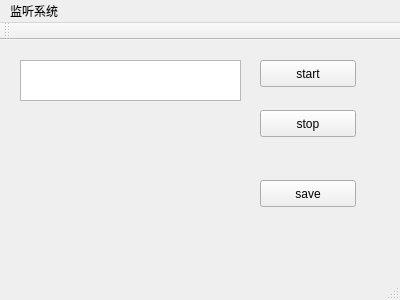
<?xml version="1.0" encoding="UTF-8"?>
<ui version="4.0">
 <class>MainWindow</class>
 <widget class="QMainWindow" name="MainWindow">
  <property name="geometry">
   <rect>
    <x>0</x>
    <y>0</y>
    <width>400</width>
    <height>300</height>
   </rect>
  </property>
  <property name="windowTitle">
   <string>MainWindow</string>
  </property>
  <widget class="QWidget" name="centralWidget">
   <widget class="QPushButton" name="startBtn">
    <property name="geometry">
     <rect>
      <x>260</x>
      <y>20</y>
      <width>96</width>
      <height>27</height>
     </rect>
    </property>
    <property name="text">
     <string>start</string>
    </property>
   </widget>
   <widget class="QPushButton" name="stopBtn">
    <property name="geometry">
     <rect>
      <x>260</x>
      <y>70</y>
      <width>96</width>
      <height>27</height>
     </rect>
    </property>
    <property name="text">
     <string>stop</string>
    </property>
   </widget>
   <widget class="QPushButton" name="saveBtn">
    <property name="geometry">
     <rect>
      <x>260</x>
      <y>140</y>
      <width>96</width>
      <height>27</height>
     </rect>
    </property>
    <property name="text">
     <string>save</string>
    </property>
   </widget>
   <widget class="QTextBrowser" name="textBox">
    <property name="geometry">
     <rect>
      <x>20</x>
      <y>20</y>
      <width>221</width>
      <height>41</height>
     </rect>
    </property>
   </widget>
  </widget>
  <widget class="QMenuBar" name="menuBar">
   <property name="geometry">
    <rect>
     <x>0</x>
     <y>0</y>
     <width>400</width>
     <height>23</height>
    </rect>
   </property>
   <widget class="QMenu" name="menu">
    <property name="title">
     <string>监听系统</string>
    </property>
   </widget>
   <addaction name="menu"/>
  </widget>
  <widget class="QToolBar" name="mainToolBar">
   <attribute name="toolBarArea">
    <enum>TopToolBarArea</enum>
   </attribute>
   <attribute name="toolBarBreak">
    <bool>false</bool>
   </attribute>
  </widget>
  <widget class="QStatusBar" name="statusBar"/>
 </widget>
 <layoutdefault spacing="6" margin="11"/>
 <resources/>
 <connections/>
</ui>
